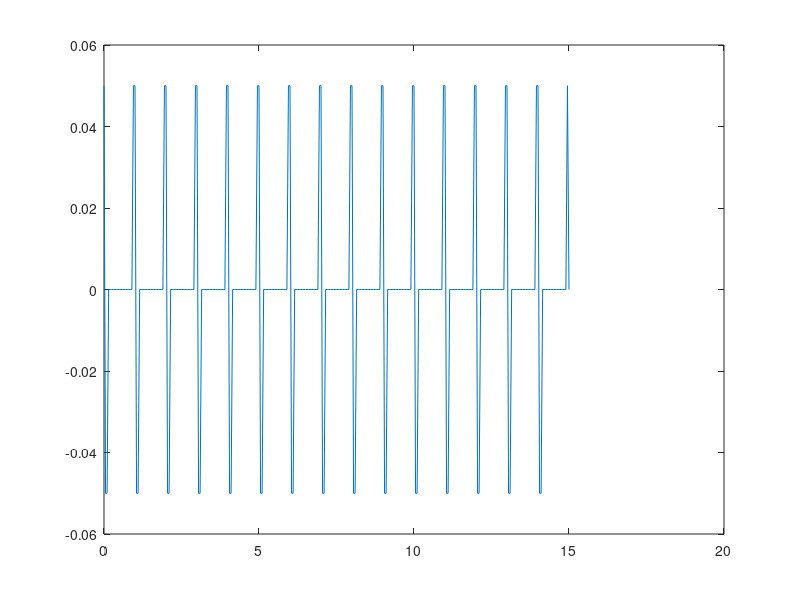

MATLAB code for this plot:

h=0.05;
T=15;
timesraw=0:h:T;

signaltime=1;

amplitude=0.05;

u=zeros(length(timesraw),1);

nsamplecycle=signaltime/h;
dutysamples=ceil(nsamplecycle*0.07);

for i=1:length(u)-1
    samplet=timesraw(i);
    subi=mod(i,nsamplecycle);
    if subi<dutysamples
        u(i)=amplitude;
    elseif subi<dutysamples*2
        u(i)=-amplitude;
    else
        u(i)=0;
    end
end

simin=[timesraw',u];

plot(timesraw,u)